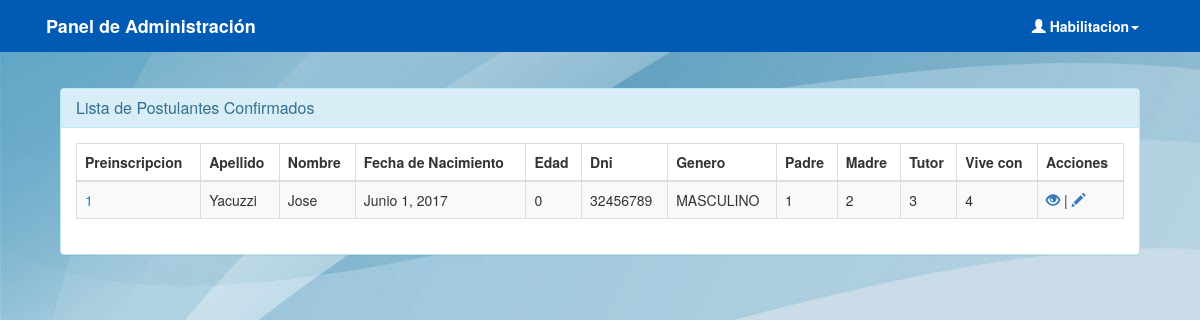
Before: /administrador/post-confirmados/ (signed in) with the older database file.
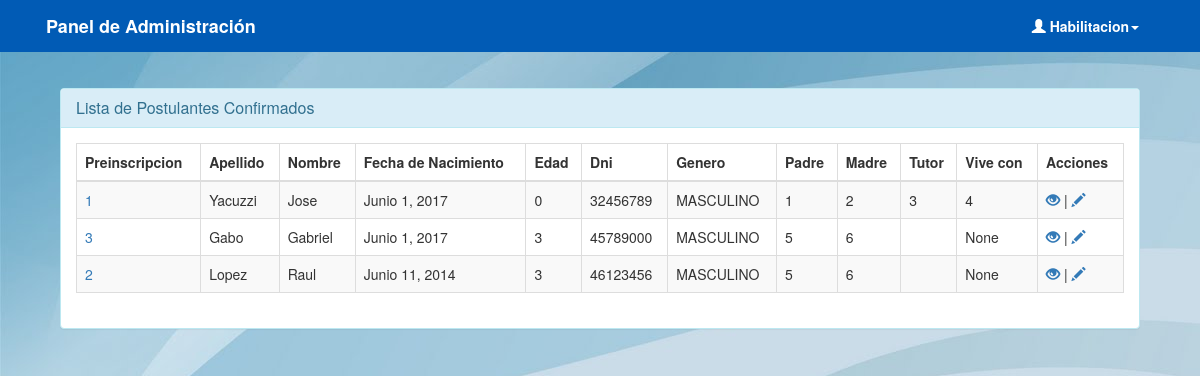
After: the same page with the newer database file.
### preinscripcion/models.py (models this page shows)
class PostulanteConfirmado(models.Model):
    dni                 = models.CharField(max_length=8, unique=True)
    postulante          = models.ForeignKey(Postulante, null=True)

class Postulante(models.Model):
    GENERO = (
        ('FEMENINO', 'Femenino'),
        ('MASCULINO', 'Masculino'),
    )
    apellido 			= models.CharField(max_length=50)
    nombre 				= models.CharField(max_length=50)
    fecha_nacimiento 	= models.DateField()
    edad				= models.PositiveIntegerField()
    dni 				= models.CharField(max_length=8)
    genero				= models.CharField(max_length=15, choices=GENERO, default='MASCULINO')
    domicilio 			= models.CharField(max_length=150)
    vive_con			= models.ForeignKey(Responsable, related_name='vive_con', blank=True, null=True)
    padre				= models.ForeignKey(Responsable, related_name='padre', null=True)
    madre				= models.ForeignKey(Responsable, related_name='madre', null=True)
    tutor				= models.ForeignKey(Responsable, related_name='tutor', null=True)
    hermanos			= models.ManyToManyField('self', blank=True, null=True)
    preinscripcion      = models.ForeignKey(Preinscripcion4Anios, null=True)

class Preinscripcion4Anios(models.Model):
    ESTADOPREINSCRIPCION = (
        ('PREINSCRIPTO', 'Preinscripto'),
        ('CONFIRMADO', 'Confirmado'),
        ('DESCARTADO', 'Descartado'),
        ('AUSENTE', 'Ausente'),
        ('RECHAZADO', 'Rechazado'),
        ('ALUMNO', 'Alumno'),
    )
    fecha               = models.DateField(auto_now_add=True)
    hora                = models.TimeField(auto_now_add=True)
    nro_de_preinscripto = models.CharField(max_length=10, unique=True, default=id_generator)
    nro_de_sorteo       = models.PositiveIntegerField(default=0)
    estado              = models.CharField(max_length=20, choices=ESTADOPREINSCRIPCION, default='PREINSCRIPTO')
    motivo              = models.TextField(default='No contesta')
    confirmado          = models.BooleanField(default=False)
    cicloLectivo        = models.ForeignKey(CicloLectivo, null=True)

class Responsable(models.Model):
    apellido 			= models.CharField(max_length=50)
    nombre 				= models.CharField(max_length=50)
    dni 				= models.CharField(max_length=8)
    email 				= models.EmailField()
    domicilio 			= models.CharField(max_length=150)
    nacionalidad		= models.CharField(max_length=150)
    telefonoPersonal	= models.CharField(max_length=30)

### preinscripcion/views.py (the view)
# urls.py: url(r'^administrador/post-confirmados/$', views.admin_postulantes_confirmados, name='admin_postulantes_confirmados'),
@login_required(login_url='/accounts/login/')
def admin_postulantes_confirmados(request):
  pls = PostulanteConfirmado.objects.all()
  return render(request, 'admin/postulantes-confirmados.html',{
          'pls': pls
          }
          )

### preinscripcion/templatetags/auth_extras.py (called while the page is built)
@register.filter(name='has_group')
def has_group(user, group_name):
    group = Group.objects.get(name=group_name)
    return True if group in user.groups.all() else False

### preinscripcion/templates/admin/postulantes-confirmados.html
{% extends "admin.html" %}
{% block content %}
<div class="panel panel-info">
    <div class="panel-heading">
        <h3 class="panel-title">Lista de Postulantes Confirmados</h3>
    </div>
<div class="panel-body">
    <div style="max-height: 570px; overflow-y: scroll;">
    <table class="table table-bordered table-striped" id="tabla">
        <thead>
            <tr>
                <th>Preinscripcion</th>
                <th>Apellido</th>
                <th>Nombre</th>
                <th>Fecha de Nacimiento</th>
                <th>Edad</th>
                <th>Dni</th>
                <th>Genero</th>
                <th>Padre</th>
                <th>Madre</th>
                <th>Tutor</th>
                <th>Vive con</th>
                <th>Acciones</th>
            </tr>
        </thead>
        <tbody>
        {% for pl in pls %}
            <tr>
                <td><a href="">{{ pl.postulante.preinscripcion.id }}</a></td>
                <td>{{ pl.postulante.apellido }}</td>
                <td>{{ pl.postulante.nombre }}</td>
                <td>{{ pl.postulante.fecha_nacimiento }}</td>
                <td>{{ pl.postulante.edad }}</td>
                <td>{{ pl.postulante.dni }}</td>
                <td>{{ pl.postulante.genero }}</td>
                <td>{{ pl.postulante.padre.id }}</td>
                <td>{{ pl.postulante.madre.id }}</td>
                <td>{{ pl.postulante.tutor.id }}</td>
                <td>{{ pl.postulante.vive_con_id }}</td>
                <td>
                <a href="">
                    <span class="glyphicon glyphicon-eye-open" aria-hidden="true"></span>
                </a>
                |
                <a href="">
                    <span class="glyphicon glyphicon-pencil" aria-hidden="true"></span>
                </a>
                </td>
            </tr>
        {% endfor %}
        </tbody>
    </table>
    </div>
</div>
</div>
{% endblock %}

### preinscripcion/templates/admin.html (shortened to what this page needs)
{% load auth_extras %}
<!DOCTYPE html>
<html lang="es">
<head>
  {% load static %}
	<link rel="stylesheet" type="text/css" href="{% static 'preinscripcion/css/bootstrap.min.css' %}" />
  <link rel="stylesheet" type="text/css" href="{% static 'preinscripcion/css/jquery.dataTables.min.css' %}" />
  <link rel="stylesheet" type="text/css" href="{% static 'preinscripcion/css/admin.css' %}" />
</head>
<body>
{% block menu %}
<nav class="navbar navbar-default">
  <div class="container-fluid">
    <div class="navbar-header">
      <a class="navbar-brand" href="{% url 'admin_mio' %}">Panel de Administración</a>
    </div>
    <div class="collapse navbar-collapse" id="bs-example-navbar-collapse-1">
      <ul class="nav navbar-nav navbar-right">
      <li class="dropdown">
          <a href="#" class="dropdown-toggle" data-toggle="dropdown" role="button" aria-haspopup="true" aria-expanded="false"><span class="glyphicon glyphicon-user" aria-hidden="true"></span> {{ user.get_username }}<span class="caret"></span></a>
        </li>
      </ul>
    </div>
  </div>
</nav>
{% endblock %}
<div id="content" class="container-fluid">
    <div class="col-md-12">
	    {% block content %}{% endblock %}
	  </div>
	</div>
{% load static %}
</body>
</html>

### preinscripcion/static/preinscripcion/css/admin.css (style rules this page uses)
body { background-image: url('../images/fondo-admin.jpg'); }
.navbar-default { background-color: #015bb5; border-color: #015bb5; border-radius: 0px; margin-bottom: 3%; font-weight: bold; }
.navbar-default .navbar-nav>li>a , .navbar-default .navbar-brand { color: white; }
.container-fluid { width: 95%; }
.glyphicon { #font-size: 18px !important; }

Changed rows visible on the page:
added PostulanteConfirmado: postulante.preinscripcion.id "3", postulante.apellido "Gabo", postulante.nombre "Gabriel", postulante.fecha_nacimiento "Junio 1, 2017", postulante.edad "3", postulante.dni "45789000", postulante.genero "MASCULINO", postulante.padre.id "5", postulante.madre.id "6", postulante.vive_con_id "None"
added PostulanteConfirmado: postulante.preinscripcion.id "2", postulante.apellido "Lopez", postulante.nombre "Raul", postulante.fecha_nacimiento "Junio 11, 2014", postulante.edad "3", postulante.dni "46123456", postulante.genero "MASCULINO", postulante.padre.id "5", postulante.madre.id "6", postulante.vive_con_id "None"
